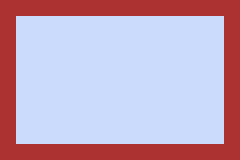

A 2D game scene composited from a Tiled map and its tileset images. What follows is a short description and the map's XML, with every tile layer's data as written:
An orthogonal 15x10 tile map with 16x16 px tiles, 2 tile layers (Ground, Collision) and 4 objects (3x Block, Player_Start).

<map version="1.10" tiledversion="1.12.2" orientation="orthogonal" renderorder="right-down" width="15" height="10" tilewidth="16" tileheight="16" infinite="0" nextlayerid="4" nextobjectid="8">
 <tileset firstgid="1" source="tileset.tsx" />
 <layer id="1" name="Ground" width="15" height="10">
  <data encoding="csv">
0,0,0,0,0,0,0,0,0,0,0,0,0,0,0,
0,1,1,1,1,1,1,1,1,1,1,1,1,1,0,
0,1,1,1,1,1,1,1,1,1,1,1,1,1,0,
0,1,1,1,1,1,1,1,1,1,1,1,1,1,0,
0,1,1,1,1,1,1,1,1,1,1,1,1,1,0,
0,1,1,1,1,1,1,1,1,1,1,1,1,1,0,
0,1,1,1,1,1,1,1,1,1,1,1,1,1,0,
0,1,1,1,1,1,1,1,1,1,1,1,1,1,0,
0,1,1,1,1,1,1,1,1,1,1,1,1,1,0,
0,0,0,0,0,0,0,0,0,0,0,0,0,0,0
</data>
 </layer>
 <layer id="3" name="Collision" width="15" height="10">
  <data encoding="csv">
2,2,2,2,2,2,2,2,2,2,2,2,2,2,2,
2,0,0,0,0,0,0,0,0,0,0,0,0,0,2,
2,0,0,0,0,0,0,0,0,0,0,0,1,0,2,
2,0,0,0,0,0,0,0,0,0,0,0,0,0,2,
2,0,0,0,0,0,0,0,0,0,0,0,0,0,2,
2,0,0,0,0,0,0,0,0,0,0,0,0,0,2,
2,0,0,0,0,0,0,0,0,0,0,0,0,0,2,
2,0,0,0,0,0,0,0,0,0,0,0,0,0,2,
2,0,0,0,0,0,0,0,0,0,0,0,0,0,2,
2,2,2,2,2,2,2,2,2,2,2,2,2,2,2
</data>
 </layer>
 <objectgroup id="2" name="Objects">
  <object id="2" name="Player_Start" x="112" y="112">
   <point />
  </object>
  <object id="3" name="Block_1" type="Block" x="64" y="64">
   <point />
  </object>
  <object id="6" name="Block_2" type="Block" x="160" y="64">
   <point />
  </object>
  <object id="7" name="Block_3" type="Block" x="112" y="80">
   <point />
  </object>
 </objectgroup>
</map>
